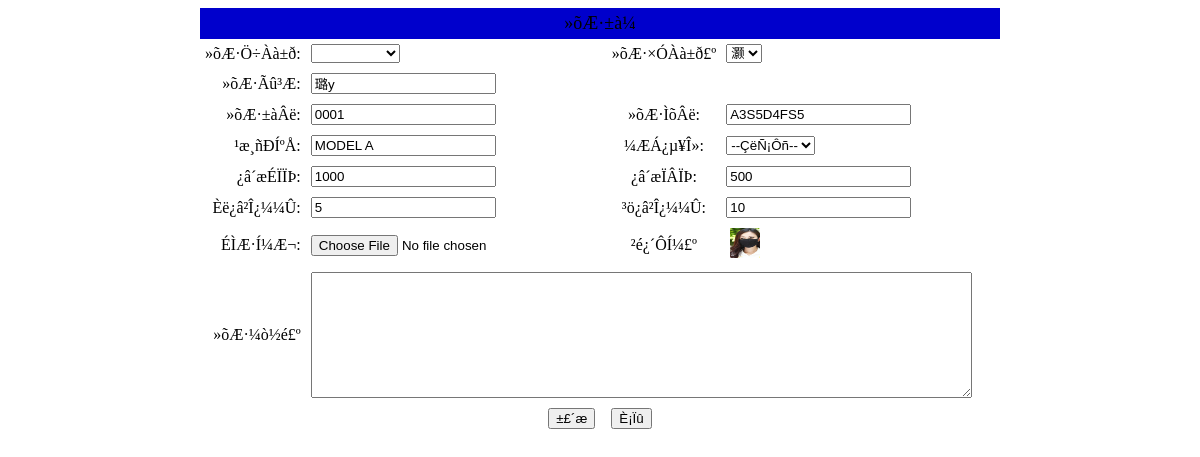
The page /product/editproduct.php?id=8 (signed in) on the database its author committed.
### tables this page shows
CREATE TABLE `tb_product` (
  `id` int(4) NOT NULL auto_increment,
  `maintype` varchar(20) NOT NULL,
  `subtype` varchar(20) NOT NULL,
  `name` varchar(20) NOT NULL,
  `encode` varchar(20) NOT NULL,
  `barcode` varchar(20) NOT NULL,
  `size` varchar(20) NOT NULL,
  `unit` varchar(10) NOT NULL,
  `upperlimit` int(4) NOT NULL,
  `lowerlimit` int(4) NOT NULL,
  `inprice` int(4) NOT NULL,
  `outprice` int(4) NOT NULL,
  `tupian` varchar(100) NOT NULL,
  `jianjie` mediumtext NOT NULL,
  `addtime` varchar(20) NOT NULL,
  PRIMARY KEY  (`id`,`encode`,`barcode`)
);

### product/editproduct.php (the view, shortened to what this page needs)
<?php
  include "../conn/conn.php";
?>
<?php
  $sql1=mysql_query("select * from tb_product where id=".$_GET[id]."",$conn);
  $info1=mysql_fetch_array($sql1);
?>
<?php
	$query = "select * from table_itemclassify order by name";
	$result = mysql_query($query);
?>
<html xmlns="http://www.w3.org/1999/xhtml">
<head>
</head>
<body>
<form id="form1" name="form1"enctype="multipart/form-data" method="post" action="savenewproduct.php?flag=0&&id=<?php echo $_GET[id];?>" onSubmit="return chkinput(this)">
  <table width="800" border="0" align="center" cellpadding="5" cellspacing="0" bordercolor="#FFFFFF">
    <tr>
      <td colspan="4" align="center" bgcolor="#0000CC"><span class="STYLE1">»õÆ·±à¼­</span></td>
    </tr>
    <tr>
      <td width="85" align="right">»õÆ·Ö÷Àà±ð:</td>
      <td width="296"><label>
        <select id="left" name="typeid" onChange="changeLeft()">
		<?php while($RS=mysql_fetch_array($result)){ echo "<option value='$RS[id]|$RS[name]$RS[lowerclass]'";if($info1[maintype]==$RS[name]){echo "selected";}echo">$RS[name]</option>";}?>
        </select>
        </label></td>
      <td width="99" align="center">»õÆ·×ÓÀà±ð£º</td>
      <td width="280"><label>
        <select id="right" name="stype" >
		<OPTION value=<?php echo $info1[subtype];?> selected="selected"><?php echo $info1[subtype];?></OPTION>
        </select>
        </label></td>
    </tr>
    <tr>
      <td align="right">»õÆ·Ãû³Æ:</td>
      <td><label>
        <input type="text" name="name" value="<?php echo $info1[name];?>" />
        </label></td>
      <td>&nbsp;</td>
      <td>&nbsp;</td>
    </tr>
    <tr>
      <td align="right">»õÆ·±àÂë:</td>
      <td><input type="text" name="encode" value="<?php echo $info1[encode];?>"/></td>
      <td align="center"><label>»õÆ·ÌõÂë:</label></td>
      <td><input type="text" name="barcode" value="<?php echo $info1[barcode];?>" /></td>
    </tr>
    <tr>
      <td align="right">¹æ¸ñÐÍºÅ:</td>
      <td><input type="text" name="size" value="<?php echo $info1[size];?>"/></td>
      <td align="center">¼ÆÁ¿µ¥Î»:</td>
      <td><label>
        <?php
			$sql=mysql_query("select * from table_measureunit order by id desc",$conn);
			$info=mysql_fetch_array($sql);
			if($info==false)
			{
			  echo "ÇëÏÈÌí¼Ó¼ÆÁ¿µ¥Î»!";
			}
			else
			{
			?>
            <select name="unit" class="inputcss">
			  <OPTION>--ÇëÑ¡Ôñ--</OPTION>
            </select>
            <?php
		     }
		    ?>
      </label></td>
    </tr>
    <tr>
      <td align="right">¿â´æÉÏÏÞ:</td>
      <td><input type="text" name="upperlimit"  value="<?php echo $info1[upperlimit];?>"onKeyUp="this.value=this.value.replace(/\D/g,'')" onafterpaste="this.value=this.value.replace(/\D/g,'')"/></td>
      <td align="center">¿â´æÏÂÏÞ:</td>
      <td><input type="text" name="lowerlimit"  value="<?php echo $info1[lowerlimit];?>"onKeyUp="this.value=this.value.replace(/\D/g,'')" onafterpaste="this.value=this.value.replace(/\D/g,'')"/></td>
    </tr>
    <tr>
      <td align="right">Èë¿â²Î¿¼¼Û:</td>
      <td><input type="text" name="inprice"  value="<?php echo $info1[inprice];?>" style="ime-mode: disabled" imemode="disabled" /></td>
      <td align="center">³ö¿â²Î¿¼¼Û:</td>
      <td><input type="text" name="outprice"  value="<?php echo $info1[outprice];?>"style="ime-mode: disabled" imemode="disabled" /></td>
    </tr>
    <tr>
      <td align="right">ÉÌÆ·Í¼Æ¬:</td>
      <td><input type="hidden" name="MAX_FILE_SIZE" value="2000000" />
        <input type="file" name="upfile" class="inputcss" size="16" /></td>
      <td align="center">²é¿´Ô­Í¼£º</td>
      <td>&nbsp;<a href="####" onmouseover='showPreview(event);' onmouseout='hidePreview(event);'><img src="../<?php echo $info1[tupian];?>"" alt="" width="30" height="30"  border="0" large-src="../<?php echo $info1[tupian];?>" pic-link="/"/></a></td>
    </tr>
    <tr>
      <td align="right">»õÆ·¼ò½é£º</td>
      <td colspan="3"><textarea name="jianjie" cols="80" rows="8" class="inputcss"><?php echo $info1[jianjie];?></textarea></td>
    </tr>
    <tr>
      <td colspan="4" align="center"><input name="submit" type="submit" class="btn2" id="submit" value="±£´æ" />
        <input name="reset" type="reset" class="btn_2k3" value="È¡Ïû" /></td>
    </tr>
  </table>
</form>
</body>
</html>

### rows shown on the page
tb_product: stype "灏", name "璐у", encode "0001", barcode "A3S5D4FS5", size "MODEL A", upperlimit "1000", lowerlimit "500", inprice "5", outprice "10", tupian (picture)
